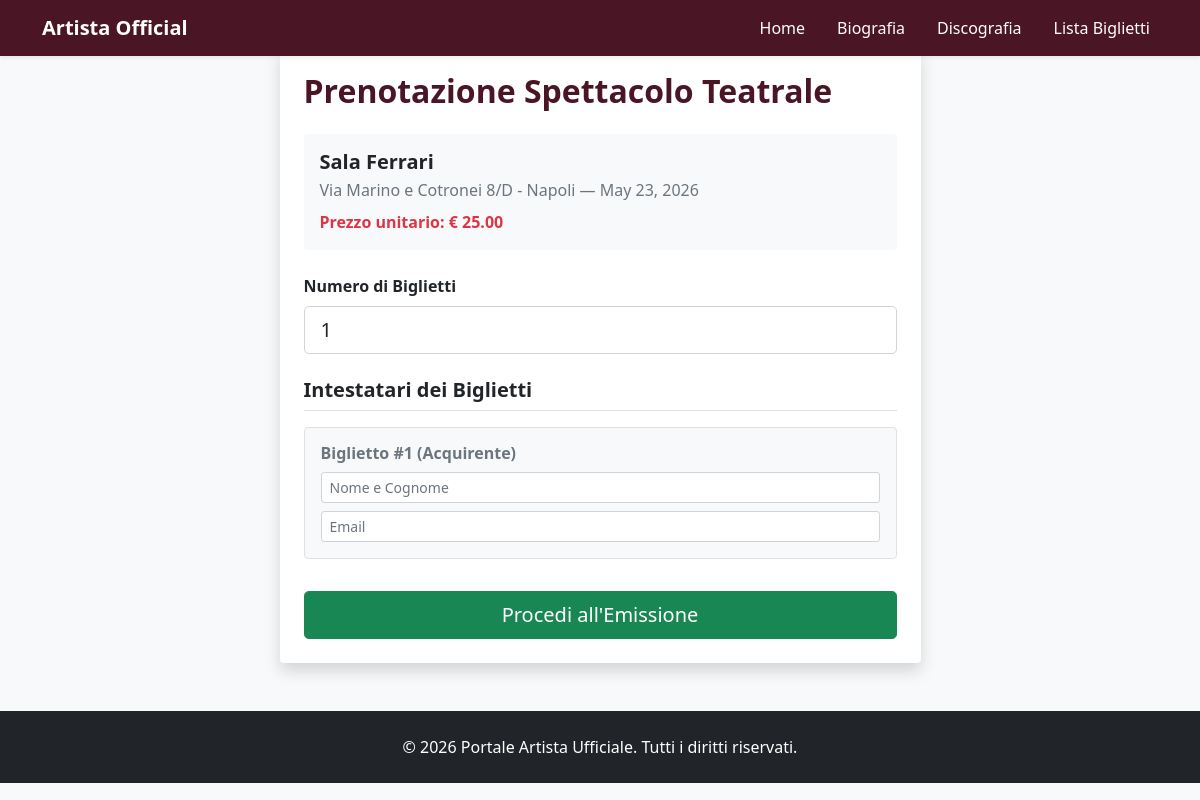
/concerto/5/riepilogo/, run on the app's committed database.
### tributo/models.py (models this page shows, shortened)
class Concerto(models.Model):
    luogo = models.CharField(max_length=200)
    citta = models.CharField(max_length=100)
    data = models.DateField()
    locandina = models.ImageField(upload_to='locandine/', blank=True, null=True)
    prezzo = models.DecimalField(max_digits=6, decimal_places=2, default=25.00)

### tributo/views.py (the view, shortened to what this page needs)
# urls.py: path('concerto/<int:concerto_id>/riepilogo/', views.concerto_riepilogo, name='concerto_riepilogo'),
def concerto_riepilogo(request, concerto_id):
    concerto = get_object_or_404(Concerto, id=concerto_id)
    return render(request, 'tributo/concerto_riepilogo.html', {'concerto': concerto})

### tributo/templates/tributo/concerto_riepilogo.html (shortened to what this page needs)
{% extends 'tributo/base.html' %}
{% block content %}
<div class="container my-5">
    <div class="row">
        <div class="col-md-7 mx-auto">
            <div class="card shadow p-4 border-0">
                <h2 class="fw-bold mb-4" style="color: #4a1525;">Prenotazione Spettacolo Teatrale</h2>
                <div class="bg-light p-3 rounded mb-4">
                    <h5 class="fw-bold mb-1">{{ concerto.luogo }}</h5>
                    <p class="text-muted mb-0">{{ concerto.citta }} — {{ concerto.data }}</p>
                    <div class="fw-bold mt-2 text-danger">Prezzo unitario: € {{ concerto.prezzo }}</div>
                </div>
                    <form action="{% url 'concerto_riepilogo' concerto.id %}" method="POST">
                    <div class="mb-4">
                        <label class="form-label fw-bold">Numero di Biglietti</label>
                        <input type="number" id="id_quantita" name="quantita" class="form-control form-control-lg" value="1" min="1" max="5" required>
                    </div>
                    <h5 class="fw-bold mb-3 border-bottom pb-2">Intestatari dei Biglietti</h5>
                    <div id="contenitore-biglietti">
                        <div class="bg-light p-3 rounded mb-3 border">
                            <h6 class="fw-bold text-secondary">Biglietto #1 (Acquirente)</h6>
                            <div class="mb-2">
                                <input type="text" name="nomi_biglietti" class="form-control form-control-sm" placeholder="Nome e Cognome" required>
                            </div>
                            <div>
                                <input type="email" name="email_biglietti" class="form-control form-control-sm" placeholder="Email" required>
                            </div>
                        </div>
                    </div>
                    <button type="submit" class="btn btn-success w-100 btn-lg mt-3">Procedi all'Emissione</button>
                </form>
            </div>
        </div>
    </div>
</div>
{% endblock %}

### tributo/templates/tributo/base.html (style rules this page uses)
body { background-color: #f8f9fa; color: #212529; }

### data on the page
Concerto: luogo "Sala Ferrari", citta "Via Marino e Cotronei 8/D - Napoli", data "May 23, 2026", prezzo "25.00"
